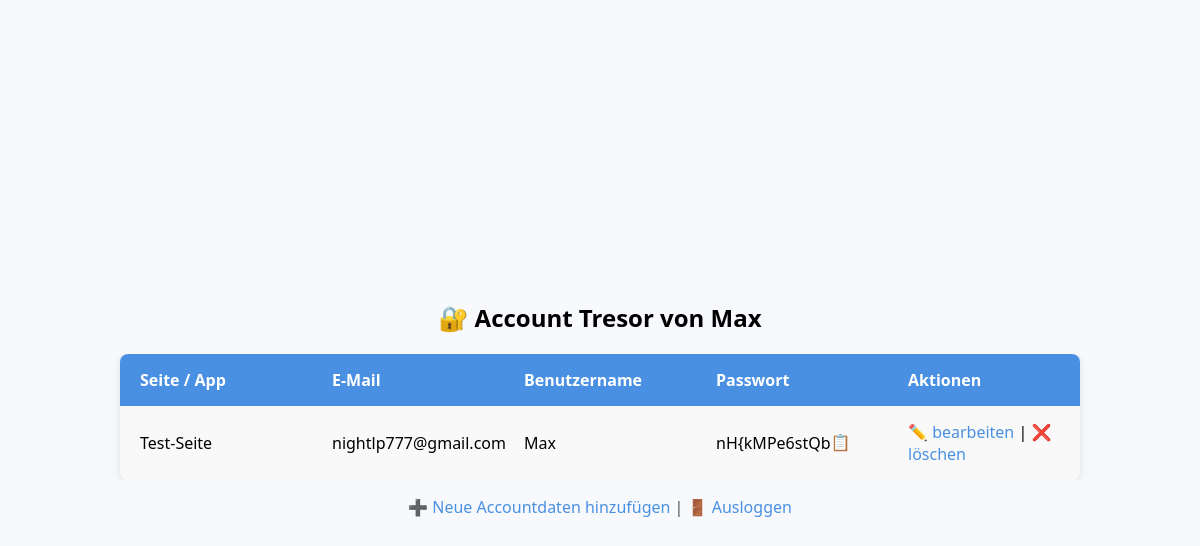
/vault (signed in), run on an earlier commit of the app's database.
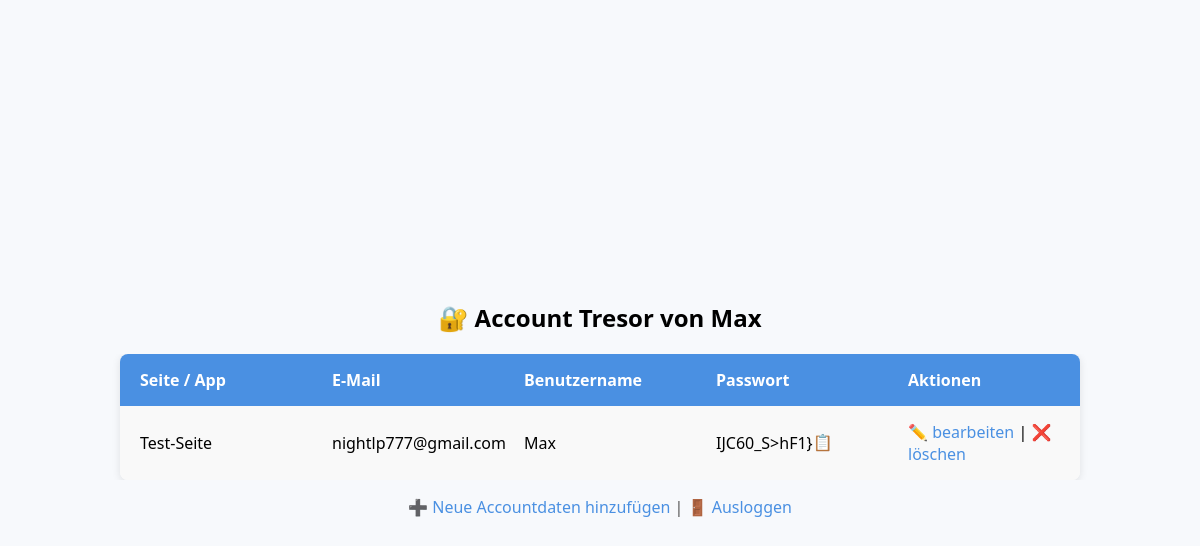
And on a later commit of the database.
### app.py (models this page shows)
class Account(db.Model):
    id = db.Column(db.Integer, primary_key=True)
    site = db.Column(db.String(150), nullable=False)
    username = db.Column(db.String(150), nullable=False)
    password = db.Column(db.String(150), nullable=False)
    user_id = db.Column(db.Integer, db.ForeignKey('user.id'), nullable=False)
    user = db.relationship('User', backref=db.backref('passwords', lazy=True))
    email = db.Column(db.String(120), nullable=False)

### app.py (the view)
@app.route('/vault')
def vault():
    if 'user_id' not in session:
        return redirect(url_for('login'))
    user = User.query.get(session['user_id'])
    user_accounts = Account.query.filter_by(user_id=user.id).all()
    return render_template('vault.html', user_accounts=user_accounts)

### templates/vault.html (shortened to what this page needs)
<!DOCTYPE html>
<html lang="de">
<head>
    <link rel="stylesheet" href="{{ url_for('static', filename='css/style.css') }}">
</head>
<body>
    <div class="table-container">
        <h2>🔐 Account Tresor von {{ session['username'] }}</h2>
        <div style = "overflow-x: auto;">
        <table>
            <tr>
                <th>Seite / App</th>
                <th>E-Mail</th>
                <th>Benutzername</th>
                <th>Passwort</th>
                <th>Aktionen</th>
            </tr>
            {% for acc in user_accounts %}
            <tr>
                <td>{{acc.site}}</td>
                <td>{{acc.email}}</td>
                <td>{{acc.username}}</td>
                <td>
                    <div style="display: inline-flex; align-items: center;">
                    <span id="pw-{{ acc.id }}">{{ acc.password }}</span>
                    <button class ="copy-button" onclick="copyToClipboard('pw-{{ acc.id }}', 'copied-{{ acc.id }}')" title="Passwort kopieren">📋</button>
                    </div>
                </td>
                <td><a href="{{ url_for('edit_account_details', id=acc.id) }}"> ✏️ bearbeiten</a> |
                    <a href="{{ url_for('delete_account_details', id=acc.id) }}">❌ löschen</a>
                </td>
            </tr>
            {% endfor %}
        </table>
        </div>
        <p><a href="{{ url_for('add_account_details') }}">➕ Neue Accountdaten hinzufügen</a> | <a href="{{ url_for('logout') }}">🚪 Ausloggen</a></p>
    </div>
</body>
</html>

### static/css/style.css (style rules this page uses)
body { font-family: 'Segoe UI', sans-serif; background-color: #f7f9fc; margin: 0; padding: 0; display: flex; height: 100vh; align-items: center; justify-content: center; }
p { margin-bottom: 25px; color: #555; }
button { margin-top: 20px; width: 100%; padding: 12px; background-color: #007bff; color: white; border: none; border-radius: 6px; font-size: 16px; cursor: pointer; transition: background-color 0.3s ease; }
.table-container { width: 100%; overflow-x: auto; margin-top: 20px }
table { width: 80%; max-width: 1250px; border-collapse: collapse; margin: 0 auto; font-size: 16px; background-color: #fff; box-shadow: 0 2px 8px rgba(0,0,0,0.1); border-radius: 8px; overflow: hidden; table-layout: fixed; }
h2 { text-align: center; margin-bottom: 20px; }
p { text-align: center; margin-bottom: 20px; }
th, td { padding: 15px 20px; text-align: left; }
th { background-color: #4a90e2; color: #fff; font-weight: 600; }
tr:nth-child(even) { background-color: #f9f9f9; }
a { color: #4a90e2; text-decoration: none; font-weight: 500; }
.copy-button { background: none; border: none; padding: 0; margin: 0; font-size: 1em; cursor: pointer; line-height: 1; vertical-align: middle; }

What changed in the data, as far as the page shows it:
changed Account "Test-Seite": password "nH{kMPe6stQb" → "IJC60_S>hF1}"
